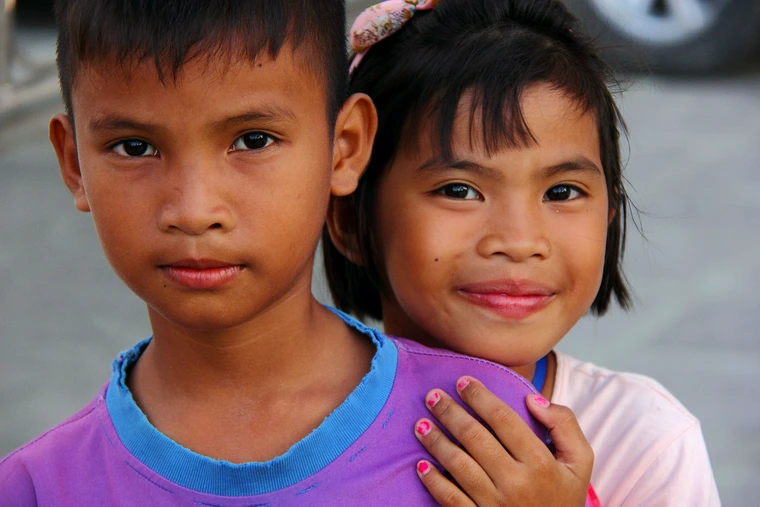
#> input picture image.png, 760 x 507 px
$ jupyter execute expanding_cropping.ipynb
#> lines starting #> are read from the running program, lines starting #| are printed output that depends on the picture
[cell 1]
import numpy as np
import cv2 as cv
import matplotlib.pyplot as plt

[cell 2]
## open the image
image = cv.imread("image.png")
#> image is the input picture: shape (507, 760, 3); mean B, G, R 98.4, 97.7, 128.5
image = cv.cvtColor(image,cv.COLOR_BGR2RGB)
plt.imshow(image)
plt.show()

[cell 3]
height,width,channels = image.shape # rows,col, color channel(if RGB then 3 , for RGBA 4)
#> height = 507; width = 760; channels = 3

[cell 4]
image[0] # see we have three cols every row meaning pixel values
# doing division -> reducing every pixels to half
new_image = image//2
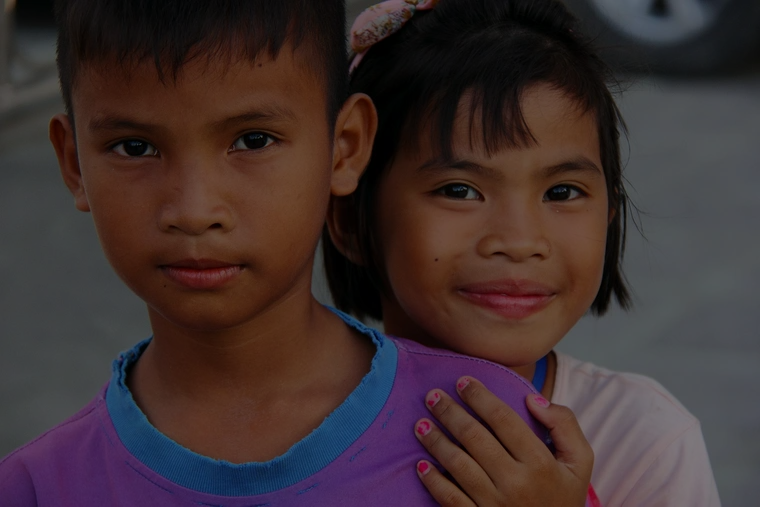
#> new_image: shape (507, 760, 3); mean R, G, B 64, 48.6, 49
# to ensure they lies in the range of 0-255
new_image = new_image.astype("uint8")
plt.imshow(new_image) # half intensity image
plt.show()

[cell 5]
# expanding
offset = 100
expand = 5
x = 12
y = 12
x = max(0,x - int(width * expand))
#> x = 0
y = max(0,y - int(height * expand))
#> y = 0
plt.imshow(image[:,:,1])
plt.show()
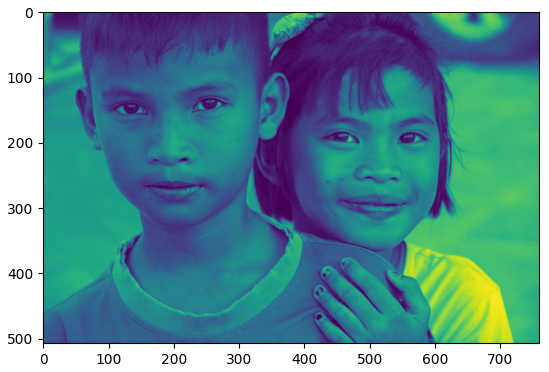
#> figure drawn by matplotlib, 1 panel
